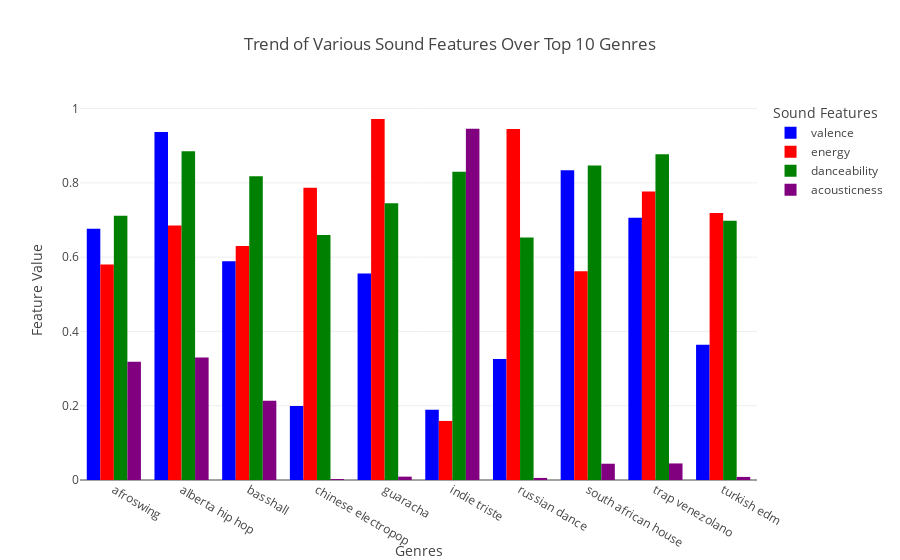

This figure's notebook cell:
### Code cell
# 4. Identify the top 10 genres based on popularity 
# and plot the trends of various sound features for these genres using a grouped bar chart:

df_gen= pd.read_csv('data_by_genres.csv')


top10_genres = df_gen.groupby('genres')['popularity'].mean().sort_values(ascending=False).head(10)
top10_genres_data = df_gen[df_gen['genres'].isin(top10_genres.index)]
top10_genres_long = top10_genres_data.melt(id_vars=['genres'], value_vars=['valence', 'energy', 'danceability', 'acousticness'],
                                           var_name='feature', value_name='value')
fig = px.bar(top10_genres_long, x='genres', y='value', color='feature', 
             barmode='group', title='Trend of Various Sound Features Over Top 10 Genres',
             labels={'value': 'Feature Value', 'genres': 'Genres', 'feature': 'Sound Features'},
             color_discrete_map={
                 'valence': 'blue',
                 'energy': 'red',
                 'danceability': 'green',
                 'acousticness': 'purple'
             })
fig.show()

### Figure 1 — Plotly figure (JSON) as saved in the notebook; plotly's stock layout.template omitted (floating-point values rounded to 4 significant figures)
{"data": [{"alignmentgroup": "True", "hovertemplate": "Sound Features=valence<br>Genres=%{x}<br>Feature Value=%{y}<extra></extra>", "legendgroup": "valence", "marker": {"color": "blue", "pattern": {"shape": ""}}, "name": "valence", "offsetgroup": "valence", "orientation": "v", "showlegend": true, "textposition": "auto", "type": "bar", "x": ["afroswing", "alberta hip hop", "basshall", "chinese electropop", "guaracha", "indie triste", "russian dance", "south african house", "trap venezolano", "turkish edm"], "xaxis": "x", "y": [0.6766, 0.937, 0.5887, 0.199, 0.556, 0.189, 0.326, 0.8343, 0.706, 0.364], "yaxis": "y"}, {"alignmentgroup": "True", "hovertemplate": "Sound Features=energy<br>Genres=%{x}<br>Feature Value=%{y}<extra></extra>", "legendgroup": "energy", "marker": {"color": "red", "pattern": {"shape": ""}}, "name": "energy", "offsetgroup": "energy", "orientation": "v", "showlegend": true, "textposition": "auto", "type": "bar", "x": ["afroswing", "alberta hip hop", "basshall", "chinese electropop", "guaracha", "indie triste", "russian dance", "south african house", "trap venezolano", "turkish edm"], "xaxis": "x", "y": [0.5802, 0.685, 0.6302, 0.787, 0.972, 0.159, 0.945, 0.5623, 0.777, 0.719], "yaxis": "y"}, {"alignmentgroup": "True", "hovertemplate": "Sound Features=danceability<br>Genres=%{x}<br>Feature Value=%{y}<extra></extra>", "legendgroup": "danceability", "marker": {"color": "green", "pattern": {"shape": ""}}, "name": "danceability", "offsetgroup": "danceability", "orientation": "v", "showlegend": true, "textposition": "auto", "type": "bar", "x": ["afroswing", "alberta hip hop", "basshall", "chinese electropop", "guaracha", "indie triste", "russian dance", "south african house", "trap venezolano", "turkish edm"], "xaxis": "x", "y": [0.7117, 0.885, 0.818, 0.66, 0.745, 0.83, 0.653, 0.847, 0.877, 0.698], "yaxis": "y"}, {"alignmentgroup": "True", "hovertemplate": "Sound Features=acousticness<br>Genres=%{x}<br>Feature Value=%{y}<extra></extra>", "legendgroup": "acousticness", "marker": {"color": "purple", "pattern": {"shape": ""}}, "name": "acousticness", "offsetgroup": "acousticness", "orientation": "v", "showlegend": true, "textposition": "auto", "type": "bar", "x": ["afroswing", "alberta hip hop", "basshall", "chinese electropop", "guaracha", "indie triste", "russian dance", "south african house", "trap venezolano", "turkish edm"], "xaxis": "x", "y": [0.3185, 0.33, 0.2132, 0.00257, 0.00903, 0.946, 0.00561, 0.04383, 0.0446, 0.00829], "yaxis": "y"}], "layout": {"barmode": "group", "legend": {"title": {"text": "Sound Features"}, "tracegroupgap": 0}, "title": {"text": "Trend of Various Sound Features Over Top 10 Genres"}, "xaxis": {"anchor": "y", "domain": [0, 1], "title": {"text": "Genres"}}, "yaxis": {"anchor": "x", "domain": [0, 1], "title": {"text": "Feature Value"}}}}
